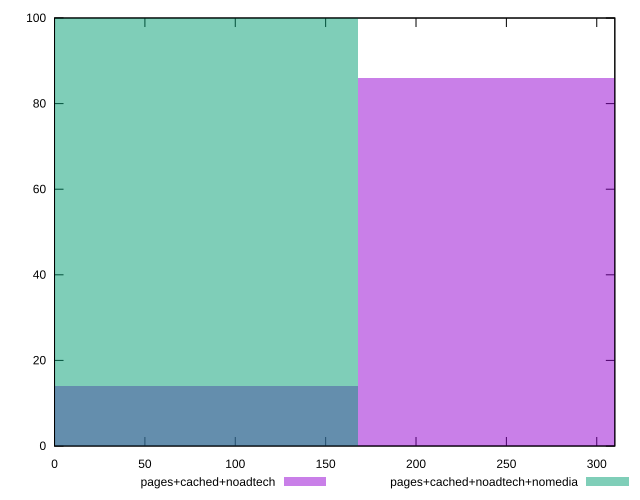

This chart was generated by the following gnuplot code:
reset

$pagesCachedNoadtech <<EOF
335.85676516834906 86
0 14
EOF

$pagesCachedNoadtechNomedia <<EOF
0 100
EOF

set key outside below
set boxwidth 335.85676516834906
set xrange [0:310]
set yrange [0:100]
set trange [0:100]
set style fill transparent solid 0.5 noborder
set terminal svg size 640, 500 enhanced background rgb 'white'
set output "report_00019_2021-02-10T18-14-37.922Z//offscreen-images/comparison/histogram/2_vs_3.svg"

plot $pagesCachedNoadtech title "pages+cached+noadtech" with boxes, \
     $pagesCachedNoadtechNomedia title "pages+cached+noadtech+nomedia" with boxes

reset
